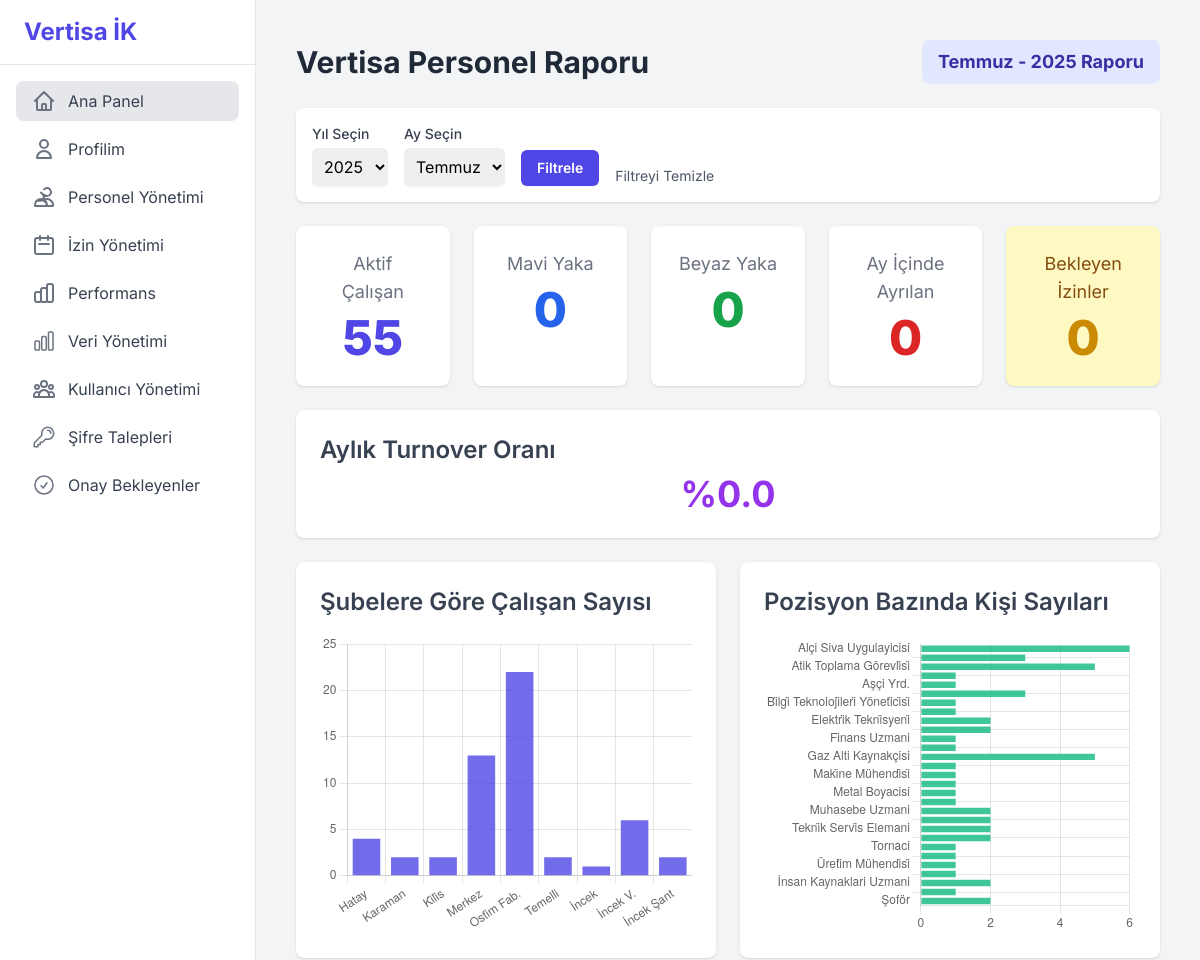
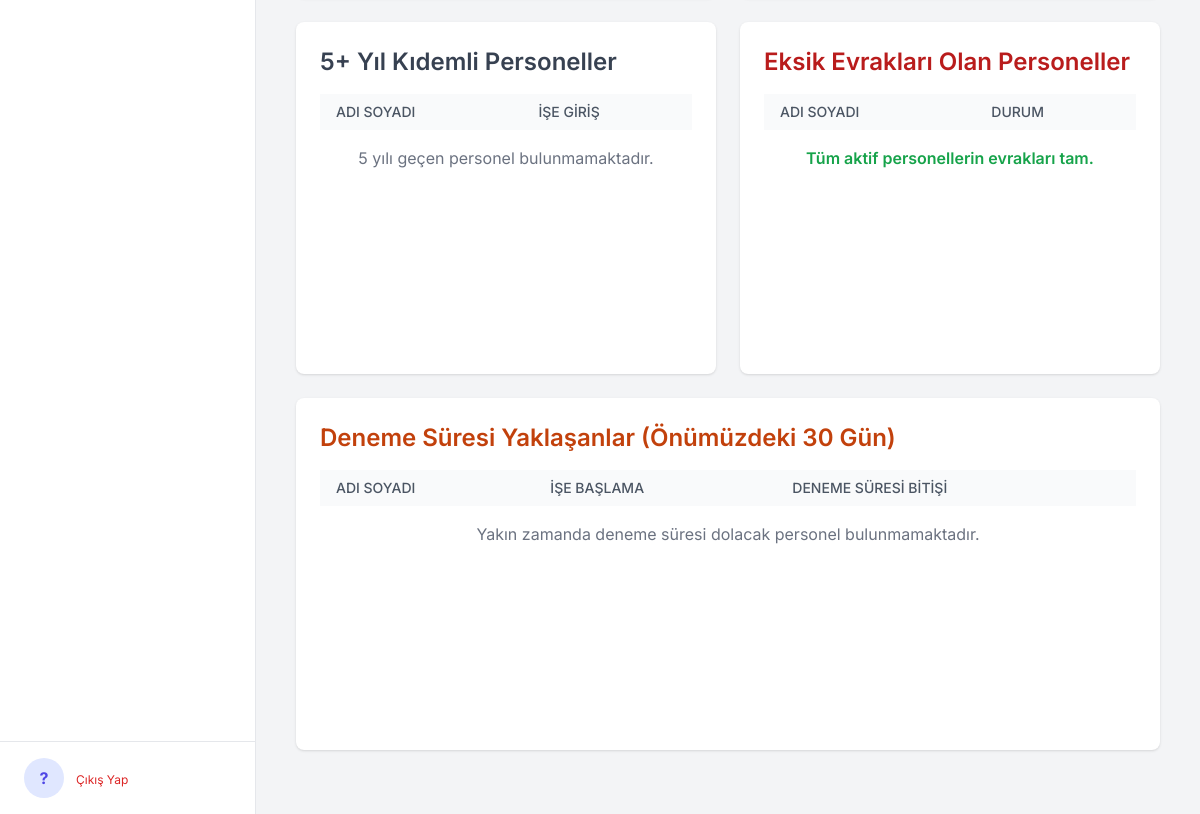
The app's page / (signed in), older data (2 pictures, top to bottom).
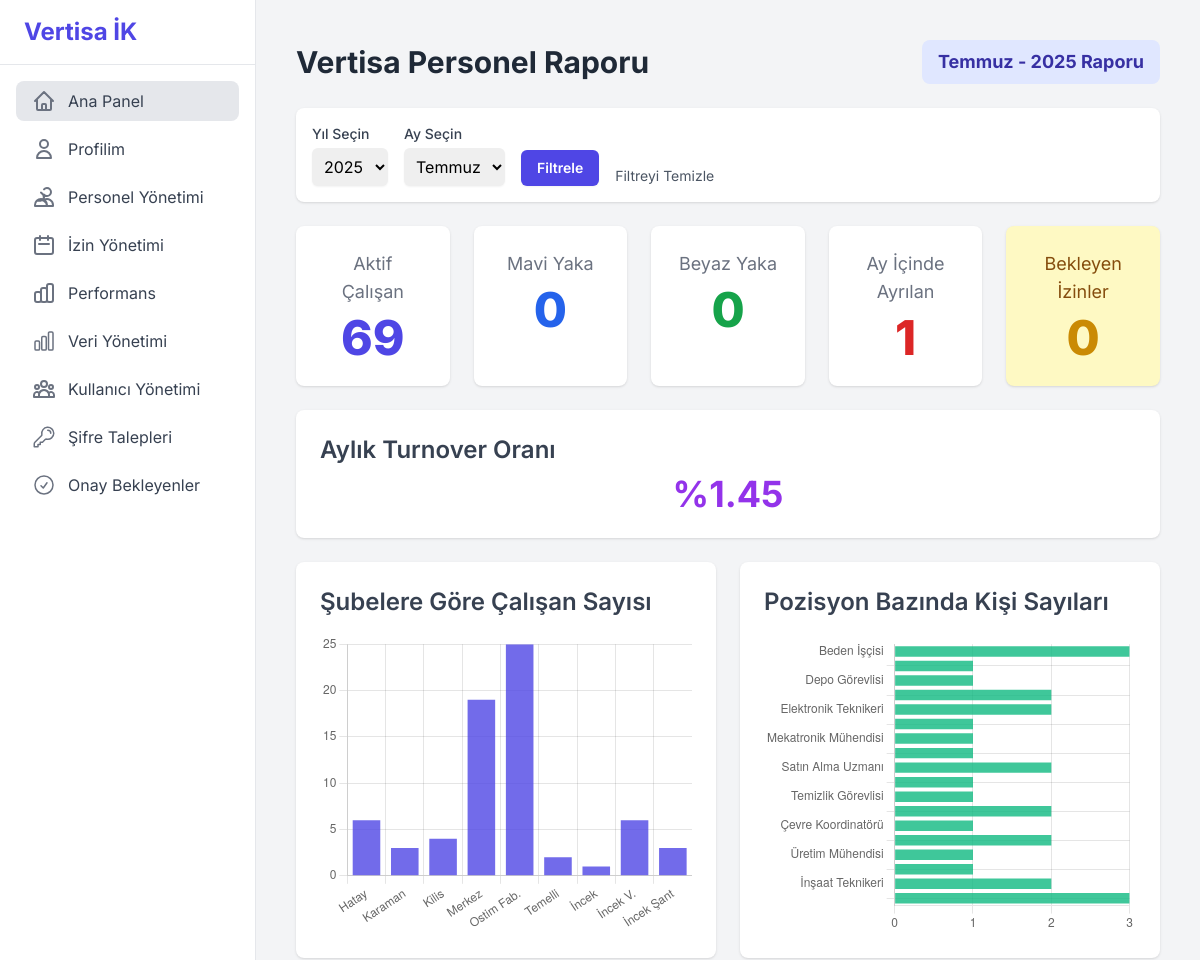
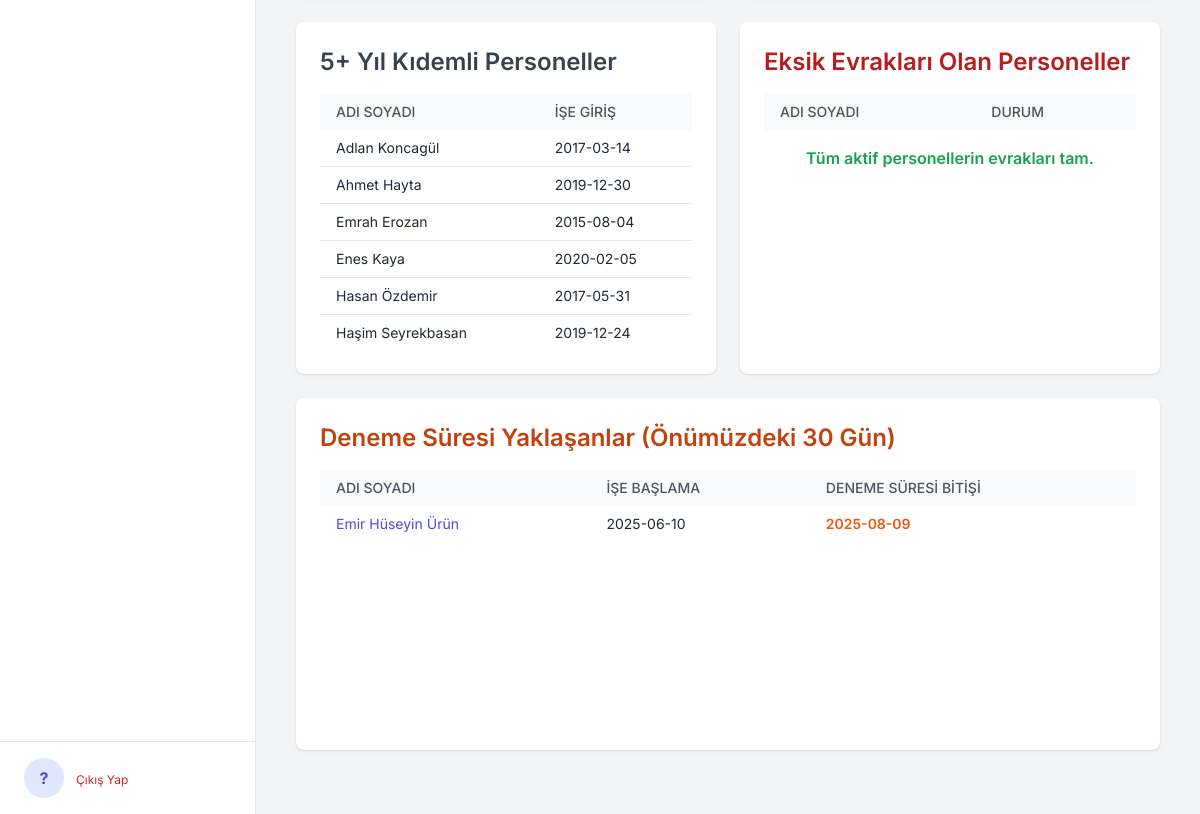
The same page, newer data (2 pictures, top to bottom).
### tables this page shows
CREATE TABLE calisanlar (
        id INTEGER PRIMARY KEY AUTOINCREMENT, 
        ad TEXT NOT NULL, 
        soyad TEXT NOT NULL,
        sicil_no TEXT,
        tc_kimlik TEXT UNIQUE NOT NULL, 
        ise_baslama_tarihi TEXT, 
        isten_cikis_tarihi TEXT,
        dogum_tarihi TEXT,
        cinsiyet TEXT,
        kan_grubu TEXT,
        tel TEXT, 
        yakin_tel TEXT, 
        adres TEXT, 
        iban TEXT, 
        egitim TEXT, 
        ucreti TEXT, 
        aciklama TEXT,
        yillik_izin_bakiye INTEGER NOT NULL DEFAULT 20, 
        yaka_tipi TEXT,
        yonetici_id INTEGER REFERENCES calisanlar(id), 
        sube_id INTEGER REFERENCES subeler(id),
        departman_id INTEGER REFERENCES departmanlar(id),
        gorev_id INTEGER REFERENCES gorevler(id), 
        mail TEXT UNIQUE,
        onay_durumu TEXT NOT NULL DEFAULT 'Onaylandı', 
        admin_notu TEXT
    );

### app/dashboard.py (the view)
@bp.route('/')
@login_required
def index():
    return dashboard()

### app/auth.py (called while the page is built)
def login_required(view):
    @wraps(view)
    def wrapped_view(**kwargs):
        if 'user_id' not in session:
            flash("Bu sayfayı görüntülemek için lütfen giriş yapın.", "warning")
            return redirect(url_for('auth.login'))
        return view(**kwargs)
    return wrapped_view

### app/templates/dashboard.html (shortened to what the changed rows need)
{% extends "base.html" %}
{% block content %}
<div class="flex flex-wrap justify-between items-center gap-4 mb-6">
    <h1 class="text-3xl font-bold text-gray-800">Vertisa Personel Raporu</h1>
</div>
                {% set aylar = ["Ocak", "Şubat", "Mart", "Nisan", "Mayıs", "Haziran", "Temmuz", "Ağustos", "Eylül", "Ekim", "Kasım", "Aralık"] %}
<div class="grid grid-cols-1 md:grid-cols-2 lg:grid-cols-5 gap-6 mb-6">
    <div class="bg-white p-6 rounded-lg shadow text-center">
        <p class="text-gray-500 text-lg">Aktif Çalışan</p>
        <p class="text-5xl font-extrabold text-indigo-600 mt-2">{{ data.kpi.active_personnel }}</p>
    </div>
    <div class="bg-white p-6 rounded-lg shadow text-center">
        <p class="text-gray-500 text-lg">Ay İçinde Ayrılan</p>
        <p class="text-5xl font-extrabold text-red-600 mt-2">{{ data.kpi.departures }}</p>
    </div>
</div>
<div class="bg-white p-6 rounded-lg shadow mb-6">
    <h2 class="text-2xl font-semibold text-gray-700 mb-2">Aylık Turnover Oranı</h2>
    <p class="text-4xl font-bold text-purple-600 text-center">%{{ data.kpi.turnover_rate }}</p>
</div>
<div class="grid grid-cols-1 lg:grid-cols-2 gap-6 mb-6">
    <div class="bg-white p-6 rounded-lg shadow">
        <h2 class="text-2xl font-semibold text-gray-700 mb-4">Şubelere Göre Çalışan Sayısı</h2>
        <div style="height: 300px;"><canvas id="companyChart"></canvas></div>
    </div>
    <div class="bg-white p-6 rounded-lg shadow">
        <h2 class="text-2xl font-semibold text-gray-700 mb-4">Pozisyon Bazında Kişi Sayıları</h2>
        <div style="height: 300px;"><canvas id="positionChart"></canvas></div>
    </div>
</div>
<div class="grid grid-cols-1 lg:grid-cols-2 gap-6 mb-6">
    <div class="bg-white rounded-lg shadow p-6">
        <h2 class="text-2xl font-semibold text-gray-700 mb-4">5+ Yıl Kıdemli Personeller</h2>
        <div class="overflow-y-auto h-64">
            <table class="min-w-full bg-white">
                <thead class="bg-gray-50 sticky top-0">
                    <tr>
                        <th class="py-2 px-4 text-left text-sm font-medium text-gray-600 uppercase">Adı Soyadı</th>
                        <th class="py-2 px-4 text-left text-sm font-medium text-gray-600 uppercase">İşe Giriş</th>
                    </tr>
                </thead>
                <tbody class="divide-y divide-gray-200">
                    {% for p in data.long_service_employees %}
                    <tr class="hover:bg-gray-50">
                        <td class="py-2 px-4 whitespace-nowrap text-sm text-gray-800">{{ p.ad }} {{ p.soyad }}</td>
                        <td class="py-2 px-4 whitespace-nowrap text-sm text-gray-800">{{ p.ise_baslama_tarihi }}</td>
                    </tr>
                    {% else %}
                    <tr>
                        <td colspan="2" class="text-center py-4 text-gray-500">5 yılı geçen personel bulunmamaktadır.</td>
                    </tr>
                    {% endfor %}
                </tbody>
            </table>
        </div>
    </div>
    <div class="bg-white rounded-lg shadow p-6">
        <h2 class="text-2xl font-semibold text-red-700 mb-4">Eksik Evrakları Olan Personeller</h2>
        <div class="overflow-y-auto h-64">
            <table class="min-w-full bg-white">
                <thead class="bg-gray-50 sticky top-0">
                    <tr>
                        <th class="py-2 px-4 text-left text-sm font-medium text-gray-600 uppercase">Adı Soyadı</th>
                        <th class="py-2 px-4 text-left text-sm font-medium text-gray-600 uppercase">Durum</th>
                    </tr>
                </thead>
            </table>
        </div>
    </div>
</div>
<div class="grid grid-cols-1 gap-6 mb-6">
    <div class="bg-white rounded-lg shadow p-6">
        <h2 class="text-2xl font-semibold text-orange-700 mb-4">Deneme Süresi Yaklaşanlar (Önümüzdeki 30 Gün)</h2>
        <div class="overflow-y-auto h-64">
            <table class="min-w-full bg-white">
                <thead class="bg-gray-50 sticky top-0">
                    <tr>
                        <th class="py-2 px-4 text-left text-sm font-medium text-gray-600 uppercase">Adı Soyadı</th>
                        <th class="py-2 px-4 text-left text-sm font-medium text-gray-600 uppercase">İşe Başlama</th>
                        <th class="py-2 px-4 text-left text-sm font-medium text-gray-600 uppercase">Deneme Süresi Bitişi</th>
                    </tr>
                </thead>
                <tbody class="divide-y divide-gray-200">
                    {% for p in data.probation_ending_personnel %}
                    <tr class="hover:bg-gray-50">
                        <td class="py-2 px-4 whitespace-nowrap text-sm text-gray-800">
                             <a href="{{ url_for('personnel.manage', calisan_id=p.id) }}" class="text-indigo-600 hover:underline">{{ p.ad }} {{ p.soyad }}</a>
                        </td>
                        <td class="py-2 px-4 whitespace-nowrap text-sm text-gray-800">{{ p.ise_baslama_tarihi }}</td>
                        <td class="py-2 px-4 whitespace-nowrap text-sm text-orange-600 font-semibold">{{ p.probation_end_date }}</td>
                    </tr>
                    {% else %}
                    <tr>
                        <td colspan="3" class="text-center py-4 text-gray-500">
                            Yakın zamanda deneme süresi dolacak personel bulunmamaktadır.
                        </td>
                    </tr>
                    {% endfor %}
                </tbody>
            </table>
        </div>
    </div>
</div>
{% endblock %}
{% block scripts %}
<script>
document.addEventListener('DOMContentLoaded', function () {
    const companyCtx = document.getElementById('companyChart')?.getContext('2d');
    if (companyCtx) {
        new Chart(companyCtx, {
            type: 'bar',
            data: {
                labels: {{ data.company_chart.labels | tojson | safe }},
                datasets: [{
                    label: 'Personel Sayısı',
                    data: {{ data.company_chart.data | tojson | safe }},
                    backgroundColor: 'rgba(79, 70, 229, 0.8)'
                }]
            },
            options: { responsive: true, maintainAspectRatio: false, plugins: { legend: { display: false } }, scales: { y: { beginAtZero: true, ticks: { precision: 0 } } } }
        });
    }
    const positionCtx = document.getElementById('positionChart')?.getContext('2d');
    if (positionCtx) {
        new Chart(positionCtx, {
            type: 'bar',
            data: {
                labels: {{ data.position_chart.labels | tojson | safe }},
                datasets: [{
                    label: 'Kişi Sayısı',
                    data: {{ data.position_chart.data | tojson | safe }},
                    backgroundColor: 'rgba(16, 185, 129, 0.8)'
                }]
            },
            options: { responsive: true, maintainAspectRatio: false, indexAxis: 'y', plugins: { legend: { display: false } }, scales: { x: { beginAtZero: true, ticks: { precision: 0 } } } }
        });
    }
});
</script>
{% endblock %}

Row changes from the older to the newer data that the page shows:
now on this page (row edited): calisanlar: ad "Adlan", soyad "Koncagül", ise_baslama_tarihi "2017-03-14", shown under "5+ Yıl Kıdemli Personeller"
now on this page (row edited): calisanlar: ad "Ahmet", soyad "Hayta", ise_baslama_tarihi "2019-12-30", shown under "5+ Yıl Kıdemli Personeller"
now on this page (row edited): calisanlar: ad "Emrah", soyad "Erozan", ise_baslama_tarihi "2015-08-04", shown under "5+ Yıl Kıdemli Personeller"
now on this page (row edited): calisanlar: ad "Enes", soyad "Kaya", ise_baslama_tarihi "2020-02-05", shown under "5+ Yıl Kıdemli Personeller"
now on this page (row edited): calisanlar: ad "Hasan", soyad "Özdemir", ise_baslama_tarihi "2017-05-31", shown under "5+ Yıl Kıdemli Personeller"
now on this page (row edited): calisanlar: ad "Haşim", soyad "Seyrekbasan", ise_baslama_tarihi "2019-12-24", shown under "5+ Yıl Kıdemli Personeller"
now on this page (row edited): calisanlar: ad "Emir Hüseyin", soyad "Ürün", ise_baslama_tarihi "2025-06-10", probation_end_date "2025-08-09", shown under "Deneme Süresi Yaklaşanlar (Önümüzdeki 30 Gün)"
Text that changed along with them:
{{ data.kpi.active_personnel }}: "55" → "69"
{{ data.kpi.departures }}: "0" → "1"
{{ data.kpi.turnover_rate }}: "0.0" → "1.45"
chart data {{ data.company_chart.data | tojson | safe }}: [4, 2, 2, 13, 22, 2, 1, 6, 2] → [6, 3, 4, 19, 25, 2, 1, 6, 3]
chart data {{ data.position_chart.data | tojson | safe }}: [6, 3, 5, 1, 1, 3, 1, 1, 2, 2, 1, 1, 5, 1, 1, 1, 1, 1, 2, 2, 2, 2, 1, 1, 1, 1, 2, 1, 2] → [3, 1, 1, 2, 2, 1, 1, 1, 2, 1, 1, 2, 1, 2, 1, 1, 2, 3]
text no longer shown: "5 yılı geçen personel bulunmamaktadır. Yakın zamanda deneme süresi dolacak personel bulunmamaktadır."
